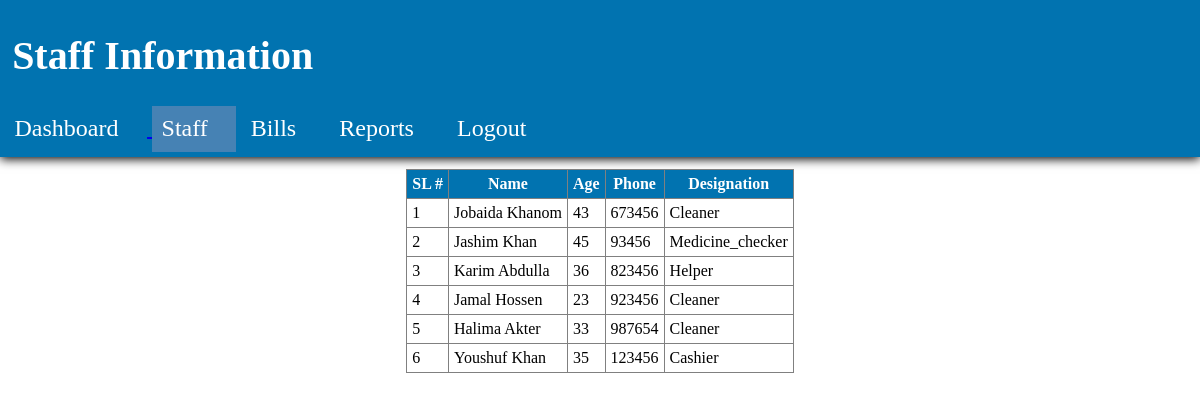
Screenshot of /hospital1.0/hospital1.0/staff.php with the database file from the repository.
### tables this page shows
CREATE TABLE `staff` (
  `staff_id` int(11) NOT NULL,
  `first_name` varchar(50) NOT NULL,
  `last_name` varchar(50) NOT NULL,
  `age` int(4) NOT NULL,
  `qualification` varchar(50) NOT NULL,
  `phoneno` int(15) NOT NULL
);

### hospital1.0/hospital1.0/staff.php (the view, shortened to what this page needs)
<?php
    include_once "connection.php";
    if(!mysqli_connect_errno())
    {
        $staffs = mysqli_query($con, "select * from  staff order by staff_id desc");
    }
?>
<!DOCTYPE html>
<html>
    <head>
        <link rel="stylesheet" href="profile.css">
        <link rel="stylesheet" href="newAppointment.css">
        <link rel="stylesheet" href="doctorinfo.css">
    </head>
</html>
<body>
    <div id="header">
        <h1>Staff Information</h1>
        <nav id="topnav">
            <ul>
                <li><a href="profile.php">Dashboard</li>
                <li style="background-color: steelblue;"><a href="staff.php">Staff</a></li>
                <li><a href="bills.php">Bills</a></li>
                <li><a href="reports.php">Reports</a></li>
                <li><a href="index.php">Logout</a></li>
            </ul>
        </nav>
    </div>
    <div id="middle">
        <table>
            <thead>
                <th>SL #</th>
                <th>Name</th>
                <th>Age</th>
                <th>Phone</th>
                <th>Designation</th>
            </thead>
            <tbody>
                <?php
                $sl_no=1;
                foreach($staffs as $staff){
            ?>
            <tr>
                <td><?php echo $sl_no;?></td>
                <td><?php echo $staff['first_name'].' '.$staff['last_name'];?></td>
                <td><?php echo $staff['age'];?></td>
                <td><?php echo $staff['phoneno'];?></td>
                <td><?php echo $staff['qualification'];?></td>
            </tr>
            <?php
            $sl_no++;
            };?>
            </tbody>
        </table>
    </div>
</body>

### hospital1.0/hospital1.0/profile.css (style rules this page uses)
html, body { width: 100%; height: 100%; margin: 0px; padding: 0px; overflow-x: hidden; }
#header { background-color: #0173B0; margin: 0px; color: white; padding: 5px; font-size: 20px; box-shadow: 0px 2px 10px black; }
#header h1 { padding-left: 0.6%; }
#topnav ul { width: 80%; padding-left: 0%; margin-bottom: 0%; }
#topnav ul li { display: inline-block; padding: 1%; padding-right: 3%; }
#topnav ul li a { color: white; font-size: 1.2em; text-decoration: none; }

### hospital1.0/hospital1.0/newAppointment.css (style rules this page uses)
#middle { padding: 1%; }

### hospital1.0/hospital1.0/doctorinfo.css (style rules this page uses)
table, th, td { border: 1px solid gray; border-collapse: collapse; margin: 0 auto; }
th, td { padding: 5px; }
th { background-color: #0173B0; color: white; }

### rows the page displays
staff: first_name "Jobaida", last_name "Khanom", age "43", phoneno "673456", qualification "Cleaner"
staff: first_name "Jashim", last_name "Khan", age "45", phoneno "93456", qualification "Medicine_checker"
staff: first_name "Karim", last_name "Abdulla", age "36", phoneno "823456", qualification "Helper"
staff: first_name "Jamal", last_name "Hossen", age "23", phoneno "923456", qualification "Cleaner"
staff: first_name "Halima", last_name "Akter", age "33", phoneno "987654", qualification "Cleaner"
staff: first_name "Youshuf", last_name "Khan", age "35", phoneno "123456", qualification "Cashier"
